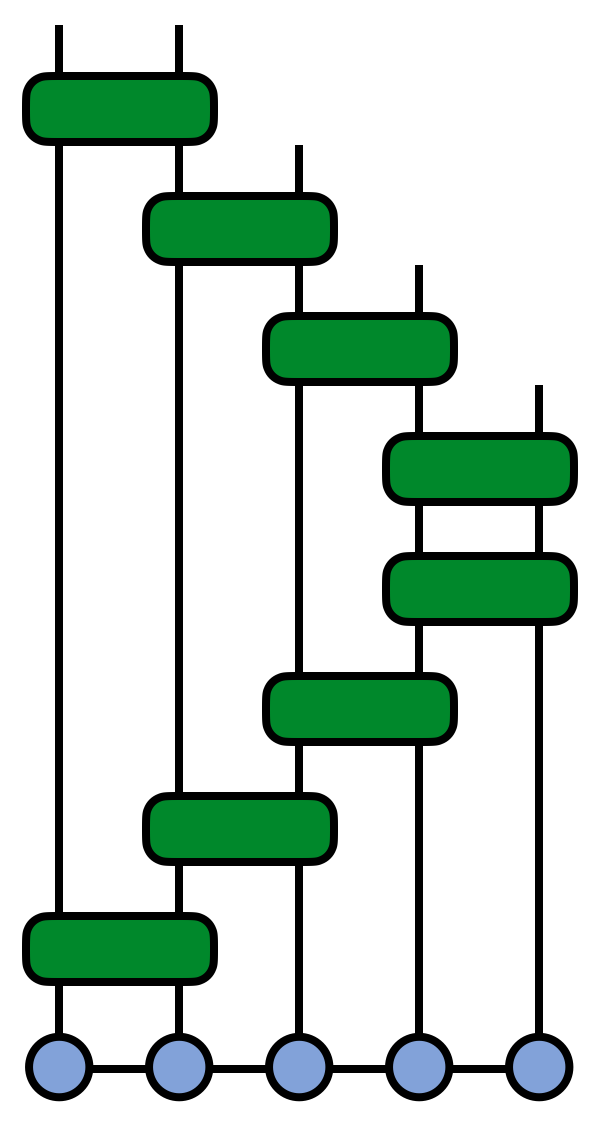
#> input picture Nord_quantique_6_septembre/trotter_tevol.png, 597 x 1122 px
$ python invert.py --input trotter_tevol.png
#> lines starting #> are read from the running program, lines starting #| are printed output that depends on the picture
from PIL import Image, ImageOps, ImageChops
import argparse

parser = argparse.ArgumentParser(description='Invert the brightness of an image')
parser.add_argument('-i', '--input', required=True, type=str, help='Path to the image')
parser.add_argument('-o', '--output', type=str, default="__", help='output path (optional)')

args = parser.parse_args()

def invert_brightness(image_path, output_path):
    # Open the image file
#> called with image_path = 'trotter_tevol.png', output_path = 'trotter_tevol_inverted.png'
    img = Image.open(image_path).convert('RGBA')
#> img is the input picture: PIL image 597x1122 RGBA; mean R, G, B, A 197.5, 214.5, 204.1, 255
    # Separate the image into RGB and alpha channels
    rgb_img, alpha = img.split()[0:3], img.split()[3]
#> alpha: PIL image 597x1122 L; every value is 255
    rgb_img = Image.merge('RGB', rgb_img)
    # Convert the RGB image to grayscale
    grayscale = rgb_img.convert('L')
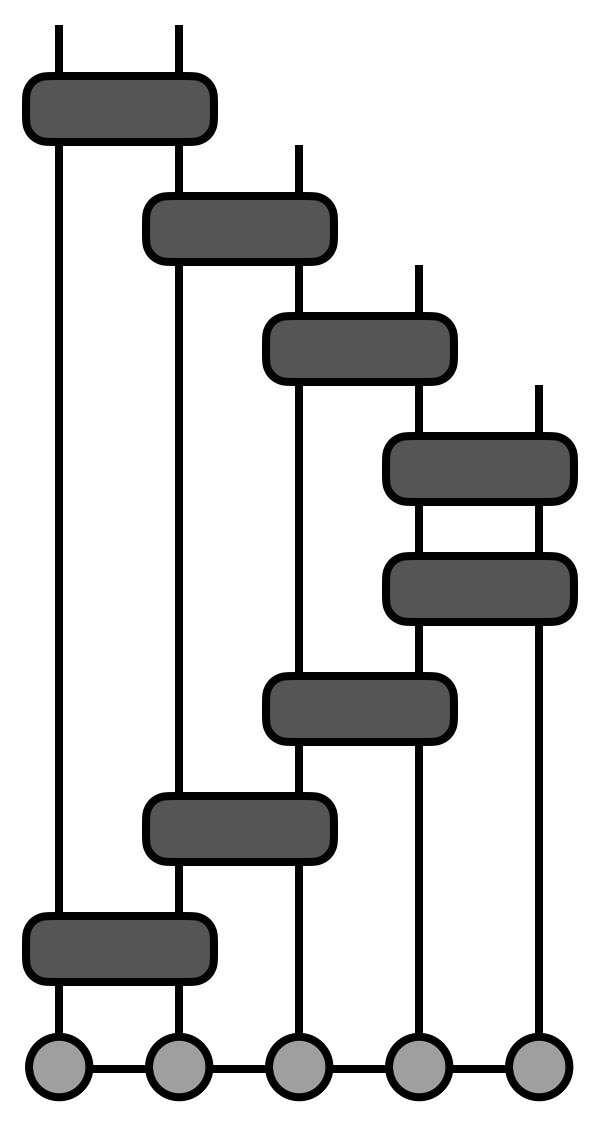
#> grayscale: PIL image 597x1122 L; min 0, max 255, mean 208.3
    # Invert the grayscale image
    inverted_grayscale = ImageOps.invert(grayscale)
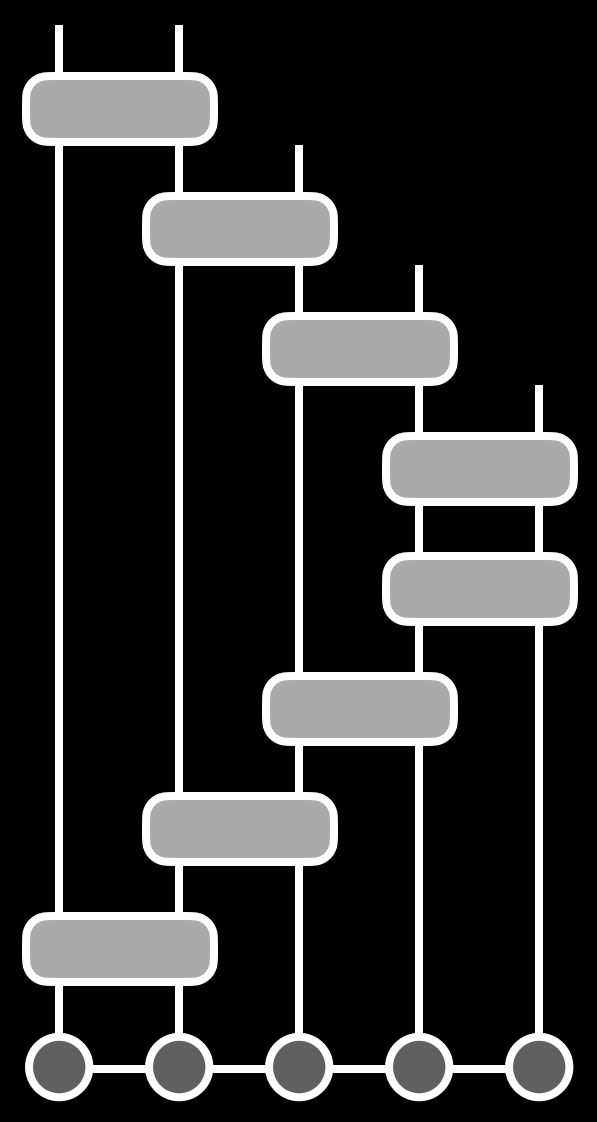
#> inverted_grayscale: PIL image 597x1122 L; min 0, max 255, mean 46.7
    # Convert the inverted grayscale image back to RGB
    inverted_grayscale = inverted_grayscale.convert('RGB')
#> inverted_grayscale: PIL image 597x1122 RGB
    # Apply the inverted grayscale image as a luminance map
    result = ImageChops.lighter(rgb_img, inverted_grayscale)
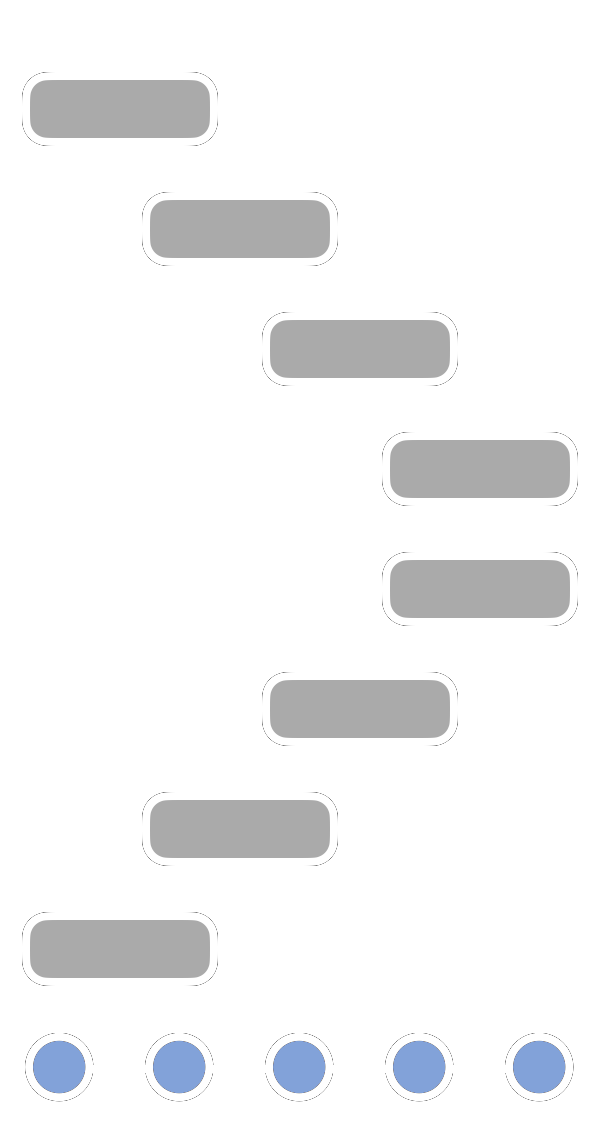
#> result: PIL image 597x1122 RGB; mean R, G, B 242.4, 242.9, 243.8
    # Merge the result with the alpha channel
    result = Image.merge('RGBA', result.split()[0:3] + (alpha,))
#> result: PIL image 597x1122 RGBA
    # Save the result
    result.save(output_path)
# Use the function


if args.output == "__":
    name, extension = args.input.split(".")[:-1], args.input.split(".")[-1]
    name = ".".join(name)
    output_path = name + "_inverted." + extension
else:
    output_path = args.output


invert_brightness(args.input, output_path)
